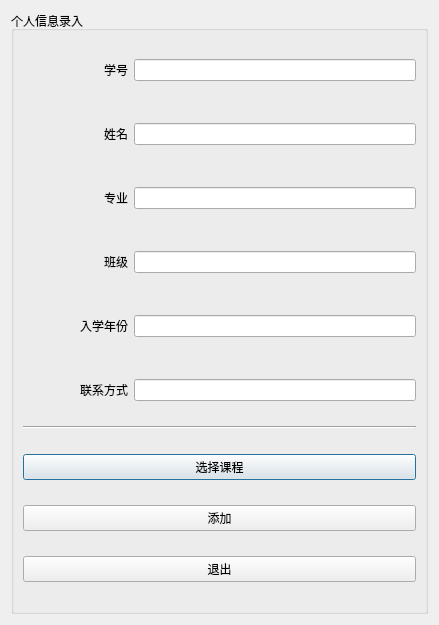
<?xml version="1.0" encoding="UTF-8"?>
<ui version="4.0">
 <class>Dialog</class>
 <widget class="QDialog" name="Dialog">
  <property name="geometry">
   <rect>
    <x>0</x>
    <y>0</y>
    <width>439</width>
    <height>625</height>
   </rect>
  </property>
  <property name="windowTitle">
   <string>Dialog</string>
  </property>
  <layout class="QGridLayout" name="gridLayout">
   <item row="0" column="0">
    <widget class="QGroupBox" name="groupBox">
     <property name="title">
      <string>个人信息录入</string>
     </property>
     <layout class="QVBoxLayout" name="verticalLayout_13">
      <item>
       <layout class="QVBoxLayout" name="verticalLayout_12"/>
      </item>
      <item>
       <layout class="QHBoxLayout" name="horizontalLayout">
        <item>
         <widget class="QLabel" name="label">
          <property name="minimumSize">
           <size>
            <width>105</width>
            <height>0</height>
           </size>
          </property>
          <property name="layoutDirection">
           <enum>Qt::LeftToRight</enum>
          </property>
          <property name="text">
           <string>学号</string>
          </property>
          <property name="alignment">
           <set>Qt::AlignRight|Qt::AlignTrailing|Qt::AlignVCenter</set>
          </property>
         </widget>
        </item>
        <item>
         <widget class="QLineEdit" name="numberlineEdit"/>
        </item>
       </layout>
      </item>
      <item>
       <spacer name="horizontalSpacer">
        <property name="orientation">
         <enum>Qt::Horizontal</enum>
        </property>
        <property name="sizeHint" stdset="0">
         <size>
          <width>390</width>
          <height>17</height>
         </size>
        </property>
       </spacer>
      </item>
      <item>
       <layout class="QHBoxLayout" name="horizontalLayout_2">
        <item>
         <widget class="QLabel" name="label_2">
          <property name="minimumSize">
           <size>
            <width>105</width>
            <height>0</height>
           </size>
          </property>
          <property name="text">
           <string>姓名</string>
          </property>
          <property name="alignment">
           <set>Qt::AlignRight|Qt::AlignTrailing|Qt::AlignVCenter</set>
          </property>
         </widget>
        </item>
        <item>
         <widget class="QLineEdit" name="namelineEdit"/>
        </item>
       </layout>
      </item>
      <item>
       <spacer name="horizontalSpacer_2">
        <property name="orientation">
         <enum>Qt::Horizontal</enum>
        </property>
        <property name="sizeHint" stdset="0">
         <size>
          <width>390</width>
          <height>17</height>
         </size>
        </property>
       </spacer>
      </item>
      <item>
       <layout class="QHBoxLayout" name="horizontalLayout_3">
        <item>
         <widget class="QLabel" name="label_3">
          <property name="minimumSize">
           <size>
            <width>105</width>
            <height>0</height>
           </size>
          </property>
          <property name="text">
           <string>专业</string>
          </property>
          <property name="alignment">
           <set>Qt::AlignRight|Qt::AlignTrailing|Qt::AlignVCenter</set>
          </property>
         </widget>
        </item>
        <item>
         <widget class="QLineEdit" name="majorlineEdit"/>
        </item>
       </layout>
      </item>
      <item>
       <spacer name="horizontalSpacer_3">
        <property name="orientation">
         <enum>Qt::Horizontal</enum>
        </property>
        <property name="sizeHint" stdset="0">
         <size>
          <width>390</width>
          <height>17</height>
         </size>
        </property>
       </spacer>
      </item>
      <item>
       <layout class="QHBoxLayout" name="horizontalLayout_4">
        <item>
         <widget class="QLabel" name="label_4">
          <property name="minimumSize">
           <size>
            <width>105</width>
            <height>0</height>
           </size>
          </property>
          <property name="text">
           <string>班级</string>
          </property>
          <property name="alignment">
           <set>Qt::AlignRight|Qt::AlignTrailing|Qt::AlignVCenter</set>
          </property>
         </widget>
        </item>
        <item>
         <widget class="QLineEdit" name="gradelineEdit"/>
        </item>
       </layout>
      </item>
      <item>
       <spacer name="horizontalSpacer_4">
        <property name="orientation">
         <enum>Qt::Horizontal</enum>
        </property>
        <property name="sizeHint" stdset="0">
         <size>
          <width>390</width>
          <height>17</height>
         </size>
        </property>
       </spacer>
      </item>
      <item>
       <layout class="QHBoxLayout" name="horizontalLayout_5">
        <item>
         <widget class="QLabel" name="label_5">
          <property name="minimumSize">
           <size>
            <width>105</width>
            <height>0</height>
           </size>
          </property>
          <property name="text">
           <string>入学年份</string>
          </property>
          <property name="alignment">
           <set>Qt::AlignRight|Qt::AlignTrailing|Qt::AlignVCenter</set>
          </property>
         </widget>
        </item>
        <item>
         <widget class="QLineEdit" name="timelineEdit"/>
        </item>
       </layout>
      </item>
      <item>
       <spacer name="horizontalSpacer_5">
        <property name="orientation">
         <enum>Qt::Horizontal</enum>
        </property>
        <property name="sizeHint" stdset="0">
         <size>
          <width>390</width>
          <height>17</height>
         </size>
        </property>
       </spacer>
      </item>
      <item>
       <layout class="QHBoxLayout" name="horizontalLayout_6">
        <item>
         <widget class="QLabel" name="label_6">
          <property name="minimumSize">
           <size>
            <width>105</width>
            <height>0</height>
           </size>
          </property>
          <property name="text">
           <string>联系方式</string>
          </property>
          <property name="alignment">
           <set>Qt::AlignRight|Qt::AlignTrailing|Qt::AlignVCenter</set>
          </property>
         </widget>
        </item>
        <item>
         <widget class="QLineEdit" name="phonelineEdit"/>
        </item>
       </layout>
      </item>
      <item>
       <widget class="Line" name="line">
        <property name="orientation">
         <enum>Qt::Horizontal</enum>
        </property>
       </widget>
      </item>
      <item>
       <layout class="QVBoxLayout" name="verticalLayout"/>
      </item>
      <item>
       <layout class="QHBoxLayout" name="horizontalLayout_11"/>
      </item>
      <item>
       <widget class="QPushButton" name="chooseButton">
        <property name="text">
         <string>选择课程</string>
        </property>
       </widget>
      </item>
      <item>
       <widget class="QPushButton" name="okButton">
        <property name="text">
         <string>添加</string>
        </property>
       </widget>
      </item>
      <item>
       <widget class="QPushButton" name="cancelButton">
        <property name="text">
         <string>退出</string>
        </property>
       </widget>
      </item>
     </layout>
    </widget>
   </item>
  </layout>
 </widget>
 <resources/>
 <connections/>
</ui>
